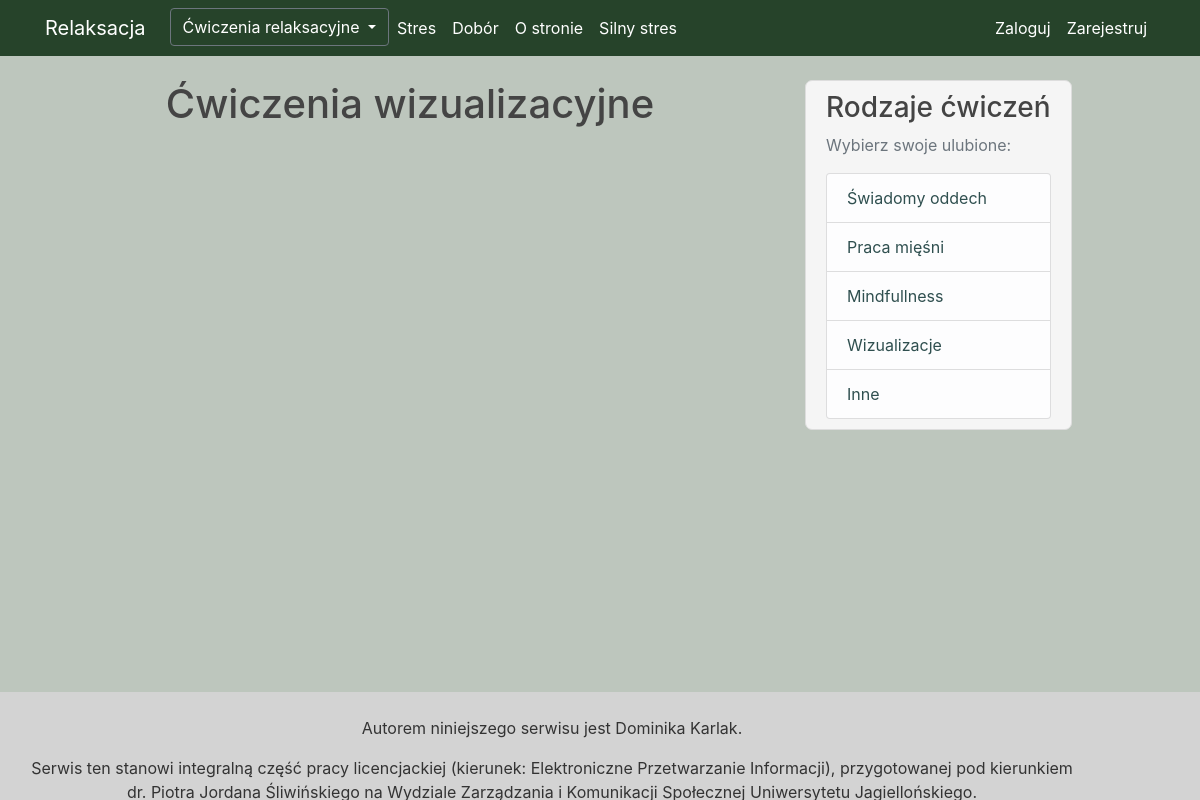
The page /wizualizacje on the database as committed earlier.
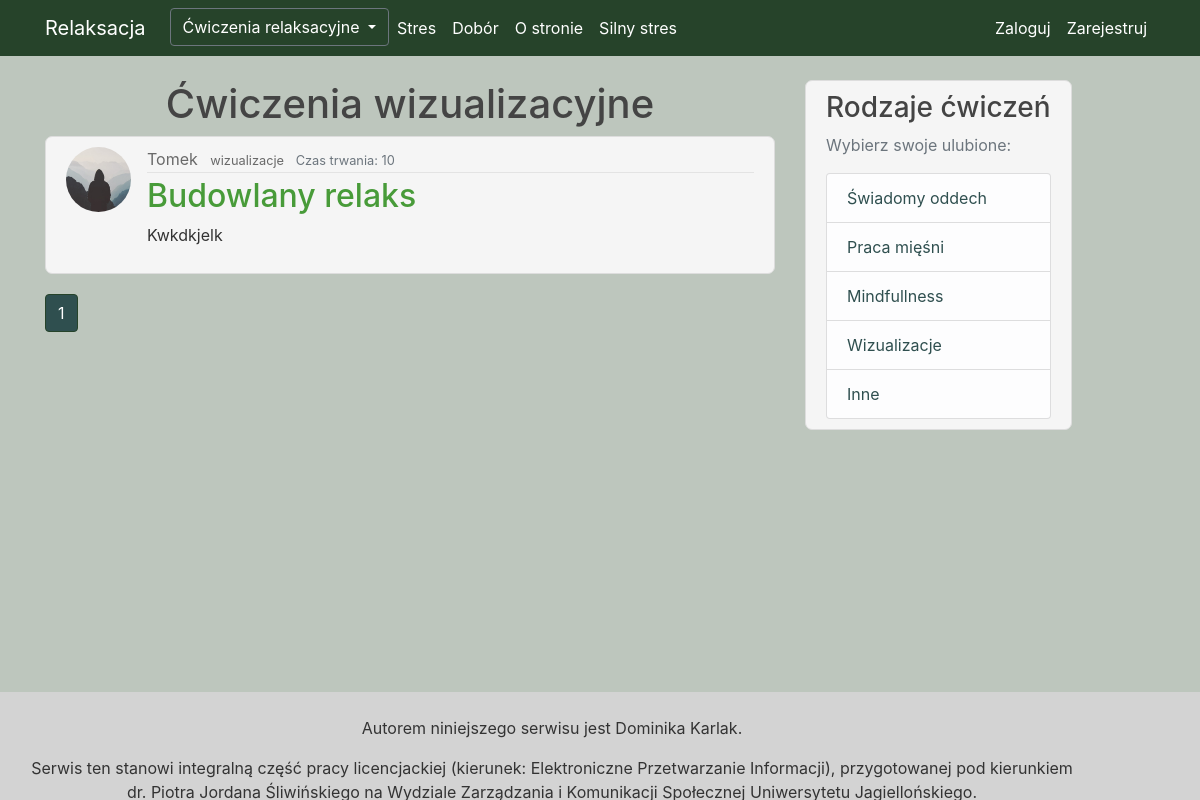
The same page on the database as committed later.
### Relaks/models.py (models this page shows, shortened)
class Post(db.Model):
    id = db.Column(db.Integer, primary_key=True, autoincrement=True)
    name = db.Column(db.String(100), nullable=True)
    category = db.Column(db.String(100), nullable=True)
    time = db.Column(db.Integer, nullable=True)
    content = db.Column(db.Text, nullable=True)
    user_id = db.Column(db.Integer, db.ForeignKey('user.id'), nullable=False)
    fav = db.relationship('Favourite', backref='fav', lazy=True)
    comments = db.relationship("Comment", backref='article', lazy=True)

class User(db.Model, UserMixin):
    id = db.Column(db.Integer, primary_key=True)
    username = db.Column(db.String(20), unique=True, nullable=False)
    email = db.Column(db.String(120), unique=True, nullable=False)
    image_file = db.Column(db.String(20), nullable=False, default='default.jpg')
    password = db.Column(db.String(60), nullable=False)
    is_admin = db.Column(db.Boolean, nullable=False)
    posts = db.relationship('Post', backref='author', lazy=True)
    fav = db.relationship('Favourite', backref='author', lazy=True)
    comments = db.relationship('Comment', backref='author', lazy=True)

### Relaks/routes.py (the view)
@app.route("/wizualizacje", methods=['GET', 'POST'])
def wizualizacje():
    page = request.args.get('page', 1, type=int)
    post = Post.query.filter(
        Post.category == 'wizualizacje').paginate(page=page, per_page=3)
    return render_template('wizualizacje.html', title='Wizualizacje', post=post)

### Relaks/templates/wizualizacje.html (shortened to what this page needs)
{% extends "layout.html" %}
{% block content %}
    <h1 style="text-align: center" > Ćwiczenia wizualizacyjne </h1>
     {% for post in post.items %}
          <article class="media content-section">
          <img class="rounded-circle article-img" src="{{ url_for('static', filename='photo/' + post.author.image_file) }}">
          <div class="media-body">
            <div class="article-metadata">
               <a class="mr-2" href="{{ url_for('user_posts', username=post.author.username) }}">{{ post.author.username }}</a>
              <small class="article-category">
          <a
            class="mr-2"
            href="{{ url_for('wizualizacje', category=post.category) }}"
            >{{ post.category }}</a>
                </small>
                <small class="text-muted">Czas trwania: {{ post.time }}</small>
            </div>
            <h2> <a class="article-title" href="{{ url_for('post', post_id=post.id) }}">{{ post.name}}</a> </h2>
            <p class="article-content">{{ post.content }}</p>
          </div>
        </article>
    {% endfor %}
      {% for page_num in post.iter_pages(left_edge=1, right_edge=1, left_current=1, right_current=2) %}
        {% if page_num %}
            {% if post.page == page_num %}
                <a class="btn btn-info mb-4" style="background-color: darkslategrey; border-color: #26432a" href="{{ url_for('wizualizacje', page=page_num)  }}"> {{ page_num }}</a>
             {% else %}
                <a class="btn btn-outline-info mb-4" style="background-color: darkslategrey; border-color: #26432a; " href="{{ url_for('wizualizacje', page=page_num)  }}"> {{ page_num }}</a>
             {% endif %}
        {% endif %}
    {% endfor %}
{% endblock content %}

Rows that differ between the two databases and show on the page:
now on this page (row edited): Post: image_file (placeholder picture), author.username "Tomek", category "wizualizacje", time "10", name "Budowlany relaks", content "Kwkdkjelk"
Other text that changed with them:
new list line: "1"
